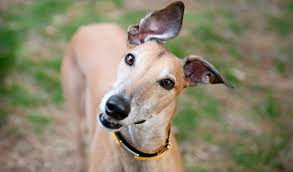
#> input picture CV/pupper.jpg, 293 x 172 px
$ python image_analysis.py
#> lines starting #> are read from the running program, lines starting #| are printed output that depends on the picture
#https://www.youtube.com/watch?v=Z78zbnLlPUA&index=1&list=PLQVvvaa0QuDdttJXlLtAJxJetJcqmqlQq

#!/home/pi/.virtualenvs/CV/bin/python

import cv2
import numpy as np
import matplotlib.pyplot as plt

img = cv2.imread('pupper.jpg', cv2.IMREAD_GRAYSCALE)
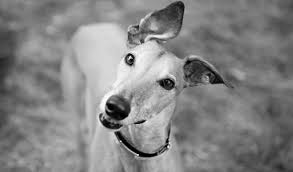
#> img: shape (172, 293); min 0, max 255, mean 132.5
